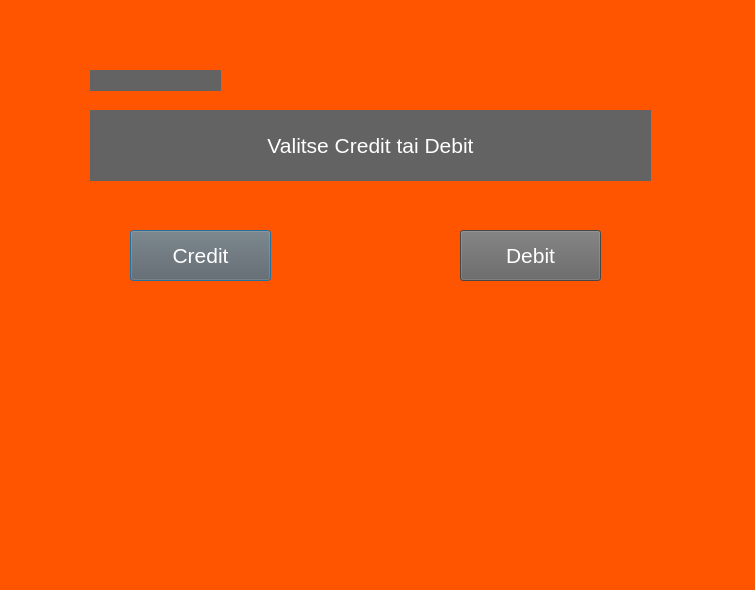
<?xml version="1.0" encoding="UTF-8"?>
<ui version="4.0">
 <class>ChooseCard</class>
 <widget class="QDialog" name="ChooseCard">
  <property name="geometry">
   <rect>
    <x>0</x>
    <y>0</y>
    <width>755</width>
    <height>590</height>
   </rect>
  </property>
  <property name="windowTitle">
   <string>Dialog</string>
  </property>
  <property name="styleSheet">
   <string notr="true">background-color: rgb(255, 85, 0);</string>
  </property>
  <widget class="QPushButton" name="pushButton_credit">
   <property name="geometry">
    <rect>
     <x>130</x>
     <y>230</y>
     <width>141</width>
     <height>51</height>
    </rect>
   </property>
   <property name="font">
    <font>
     <family>Arial</family>
     <pointsize>16</pointsize>
    </font>
   </property>
   <property name="styleSheet">
    <string notr="true">background-color: rgb(99, 99, 99);
color: rgb(255, 255, 255);</string>
   </property>
   <property name="text">
    <string>Credit</string>
   </property>
  </widget>
  <widget class="QLabel" name="label">
   <property name="geometry">
    <rect>
     <x>90</x>
     <y>110</y>
     <width>561</width>
     <height>71</height>
    </rect>
   </property>
   <property name="font">
    <font>
     <family>Arial</family>
     <pointsize>16</pointsize>
    </font>
   </property>
   <property name="styleSheet">
    <string notr="true">background-color: rgb(99, 99, 99);
color: rgb(255, 255, 255);</string>
   </property>
   <property name="text">
    <string>Valitse Credit tai Debit</string>
   </property>
   <property name="alignment">
    <set>Qt::AlignCenter</set>
   </property>
  </widget>
  <widget class="QPushButton" name="pushButton_debit">
   <property name="geometry">
    <rect>
     <x>460</x>
     <y>230</y>
     <width>141</width>
     <height>51</height>
    </rect>
   </property>
   <property name="font">
    <font>
     <family>Arial</family>
     <pointsize>16</pointsize>
    </font>
   </property>
   <property name="styleSheet">
    <string notr="true">background-color: rgb(99, 99, 99);
color: rgb(255, 255, 255);</string>
   </property>
   <property name="text">
    <string>Debit</string>
   </property>
  </widget>
  <widget class="QLabel" name="labelCardnumber">
   <property name="geometry">
    <rect>
     <x>90</x>
     <y>70</y>
     <width>131</width>
     <height>21</height>
    </rect>
   </property>
   <property name="font">
    <font>
     <family>Arial</family>
     <pointsize>16</pointsize>
    </font>
   </property>
   <property name="styleSheet">
    <string notr="true">background-color: rgb(99, 99, 99);
color: rgb(255, 255, 255);</string>
   </property>
   <property name="text">
    <string/>
   </property>
  </widget>
 </widget>
 <resources/>
 <connections/>
</ui>
